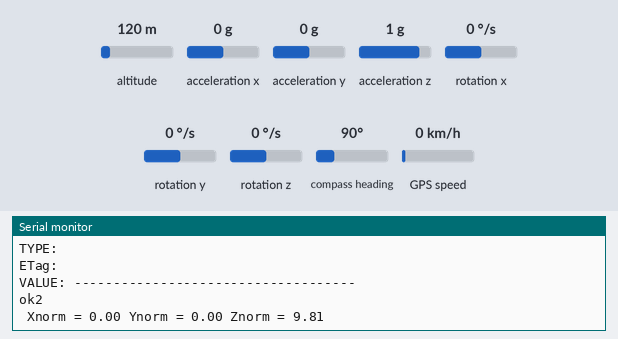
This sketch was run on a simulated ESP8266 (NodeMCU). Shown: the last lines printed to the serial monitor. Inputs (shaded band) come from the test bench; at power-on: acceleration x 0 g, acceleration y 0 g, acceleration z 1 g, altitude 120 m, rotation x 0 °/s, rotation y 0 °/s, rotation z 0 °/s, compass heading 90°, GPS speed 0 km/h. WiFi joins after 1.5 s; servers stay silent unless stated; the GPS gets a fix after 3 s at 37.7749, -122.4194 with 8 satellites; web services answer with replies made up by the test bench.

Above: at 2.7 s.
2.8 s: acceleration x set to 0.8 g
At 4.2 s:
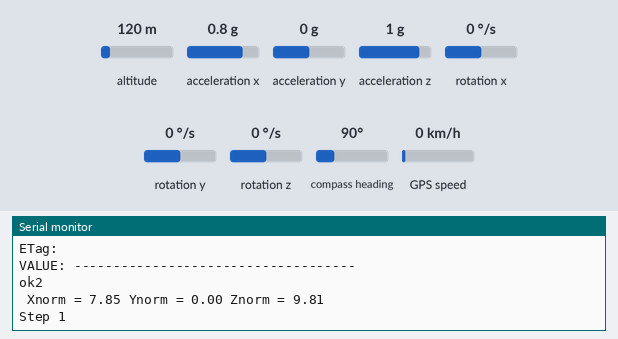
7.2 s: acceleration y set to -1.4 g
At 7.26 s:
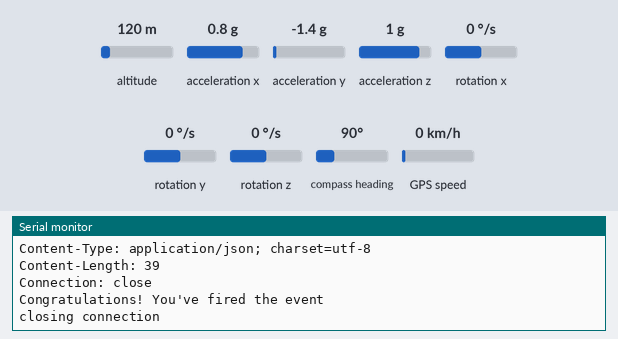
8.7 s: acceleration z set to -1.4 g
At 11.11 s:
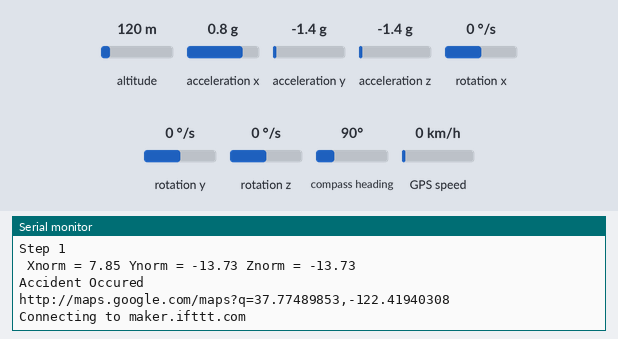

The sketch:

gps_with_accel.ino
```cpp
#include <Wire.h>
#include <MPU6050.h>
#include <TinyGPS++.h>
#include <ESP8266WiFi.h>
#include "FirebaseESP8266.h"

MPU6050 mpu;
TinyGPSPlus gps;

#define period 10000

int count=0;
char okFlag=0;
float x,y,z;
const char*NAME;
const char* ID;
String link;

#define FIREBASE_HOST "map-demo-8286f.firebaseio.com"
#define FIREBASE_AUTH "7K0Fo7kmNushWssdnIB30yfxibC8hGvIgGQueuHJ"
String path = "/Test";

FirebaseData firebaseData;
FirebaseJson json;
void printResult(FirebaseData &data);

String Event_Name = "H";
String Key = "dN4SKFDMGCg7Vgtzj3Pd5kpTxm0sh5gaf5LPdEVyoeW";
String resource = "/trigger/" + Event_Name + "/with/key/" + Key;
const char* server = "maker.ifttt.com";

#define WLAN_SSID       "Nemo 4G"
#define WLAN_PASS       "unity@1234"

void setup()
{
  Serial.begin(9600);
  WiFi.begin(WLAN_SSID, WLAN_PASS);
    while(WiFi.status() != WL_CONNECTED)
      {
       delay(500);
       Serial.print(".");
      }
  Serial.println();
  Serial.println("WiFi connected");
  Serial.println("IP address: ");
  Serial.println(WiFi.localIP());
  Serial.println("Initialize MPU6050");
    while(!mpu.begin(MPU6050_SCALE_2000DPS, MPU6050_RANGE_2G))
      {
       Serial.println("Could not find a valid MPU6050 sensor, check wiring!");
       delay(500);
      }
  count=0;
  mpu.calibrateGyro();
  mpu.setThreshold(3);


  Firebase.begin(FIREBASE_HOST, FIREBASE_AUTH);
  Firebase.reconnectWiFi(true);
  firebaseData.setBSSLBufferSize(1024, 1024);
  firebaseData.setResponseSize(1024);
  Firebase.setReadTimeout(firebaseData, 1000 * 60);
  Firebase.setwriteSizeLimit(firebaseData, "tiny");


  Serial.println("Setup Over");
}

void loop()
{
   while (Serial.available() > 0)
   {
     if( gps.encode(Serial.read()))
      {
       Serial.println("ok2");
       float lattitude=gps.location.lat();
       float longitude=gps.location.lng();
       link="http://maps.google.com/maps?q=" + String(lattitude,8)+","+String(longitude,8);
       accelShow();

         if(x<36.70 && 25<x ||y<36.70 && 25<y || y>3 && y<15 || x>3 && x<15)
              {
               Serial.println("Step 1");
               delay(3000);
               accelShow();
                   if(x<36.70 && 25<x ||y<36.70 && 25<y || y>3 && y<15 || x>3 && x<15)
                       {
                        Serial.println("Accident Occured");
                        Serial.println(link);
                        NAME = "Atiqur Rahman";
                        ID="Dhaka Metro-B(25C525K)";
                        makeIFTTTRequest();
                       }
              }

               //new start
    if (Firebase.setFloat(firebaseData, path + "/lat", lattitude))
    {
      Serial.println("PASSED");
      Serial.println("PATH: " + firebaseData.dataPath());
      Serial.println("TYPE: " + firebaseData.dataType());
      Serial.println("ETag: " + firebaseData.ETag());
      Serial.print("VALUE: ");
      printResult(firebaseData);
      Serial.println("------------------------------------");
      Serial.println();
    }
    else
    {
      Serial.println("FAILED");
      Serial.println("REASON: " + firebaseData.errorReason());
      Serial.println("------------------------------------");
      Serial.println();
    }

    if (Firebase.setFloat(firebaseData, path + "/lng", longitude))
    {
      Serial.println("PASSED");
      Serial.println("PATH: " + firebaseData.dataPath());
      Serial.println("TYPE: " + firebaseData.dataType());
      Serial.println("ETag: " + firebaseData.ETag());
      Serial.print("VALUE: ");
      printResult(firebaseData);
      Serial.println("------------------------------------");
      Serial.println();
    }
    else
    {
      Serial.println("FAILED");
      Serial.println("REASON: " + firebaseData.errorReason());
      Serial.println("------------------------------------");
      Serial.println();
    }
               //new end
    }
  }
}

//Function for getting the X Y and Z Value from MPU6050 Sensor...............
void accelShow()
{
  Vector rawAccel = mpu.readRawAccel();
  Vector normAccel = mpu.readNormalizeAccel();
  x = normAccel.XAxis;
  y = normAccel.YAxis;
  z = normAccel.ZAxis;

  Serial.print(" Xnorm = ");
  Serial.print(x);
  Serial.print(" Ynorm = ");
  Serial.print(y);
  Serial.print(" Znorm = ");
  Serial.println(z);
  delay(200);
}

//Function for Making the IFTTT request to print Datas on GoogleSheet.........
void makeIFTTTRequest()
{
  Serial.print("Connecting to ");
  Serial.print(server);

  WiFiClient client;
  int retries = 5;
  while (!!!client.connect(server, 80) && (retries-- > 0))
  {
    Serial.print(".");
  }
  Serial.println();
  if (!!!client.connected())
  {
    Serial.println("Failed to connect...");
  }

  Serial.print("Request resource: ");
  Serial.println(resource);


  String jsonObject = String("{\"value1\":\"") + NAME + "\",\"value2\":\"" + ID+ "\",\"value3\":\"" + link+ "\"}";

  client.println(String("POST ") + resource + " HTTP/1.1");
  client.println(String("Host: ") + server);
  client.println("Connection: close\r\nContent-Type: application/json");
  client.print("Content-Length: ");
  client.println(jsonObject.length());
  client.println();
  client.println(jsonObject);

  int timeout = 5 * 10; // 5 seconds
  while (!!!client.available() && (timeout-- > 0))
  {
    delay(100);
  }
  if (!!!client.available())
  {
    Serial.println("No response...");
  }
  while (client.available())
  {
    Serial.write(client.read());
  }

  Serial.println("\nclosing connection");
  client.stop();
}

void printResult(FirebaseData &data)
{

    if (data.dataType() == "int")
        Serial.println(data.intData());
    else if (data.dataType() == "float")
        Serial.println(data.floatData(), 6);
    else if (data.dataType() == "double")
        printf("%.9lf\n", data.doubleData());
    else if (data.dataType() == "boolean")
        Serial.println(data.boolData() == 1 ? "true" : "false");
    else if (data.dataType() == "string")
        Serial.println(data.stringData());
    else if (data.dataType() == "json")
    {
        Serial.println();
        FirebaseJson &json = data.jsonObject();
        //Print all object data
        Serial.println("Pretty printed JSON data:");
        String jsonStr;
        json.toString(jsonStr,true);
        Serial.println(jsonStr);
        Serial.println();
        Serial.println("Iterate JSON data:");
        Serial.println();
        size_t len = json.iteratorBegin();
        String key, value = "";
        int type = 0;
        for (size_t i = 0; i < len; i++)
        {
            json.iteratorGet(i, type, key, value);
            Serial.print(i);
            Serial.print(", ");
            Serial.print("Type: ");
            Serial.print(type == FirebaseJson::JSON_OBJECT ? "object" : "array");
            if (type == FirebaseJson::JSON_OBJECT)
            {
                Serial.print(", Key: ");
                Serial.print(key);
            }
            Serial.print(", Value: ");
            Serial.println(value);
        }
        json.iteratorEnd();
    }
    else if (data.dataType() == "array")
    {
        Serial.println();
        //get array data from FirebaseData using FirebaseJsonArray object
        FirebaseJsonArray &arr = data.jsonArray();
        //Print all array values
        Serial.println("Pretty printed Array:");
        String arrStr;
        arr.toString(arrStr,true);
        Serial.println(arrStr);
        Serial.println();
        Serial.println("Iterate array values:");
        Serial.println();
        for (size_t i = 0; i < arr.size(); i++)
        {
            Serial.print(i);
            Serial.print(", Value: ");

            FirebaseJsonData &jsonData = data.jsonData();
            //Get the result data from FirebaseJsonArray object
            arr.get(jsonData, i);
            if (jsonData.typeNum == FirebaseJson::JSON_BOOL)
                Serial.println(jsonData.boolValue ? "true" : "false");
            else if (jsonData.typeNum == FirebaseJson::JSON_INT)
                Serial.println(jsonData.intValue);
            else if (jsonData.typeNum == FirebaseJson::JSON_DOUBLE)
                printf("%.9lf\n", jsonData.doubleValue);
            else if (jsonData.typeNum == FirebaseJson::JSON_STRING ||
                     jsonData.typeNum == FirebaseJson::JSON_NULL ||
                     jsonData.typeNum == FirebaseJson::JSON_OBJECT ||
                     jsonData.typeNum == FirebaseJson::JSON_ARRAY)
                Serial.println(jsonData.stringValue);
        }
    }
}
```

Measured:
- after the input at 2.8 s, the serial monitor: prints a new line after 0.46 s (image 1)
- after the input at 8.7 s, the serial monitor: prints a new line after 2.0 s (image 3)
